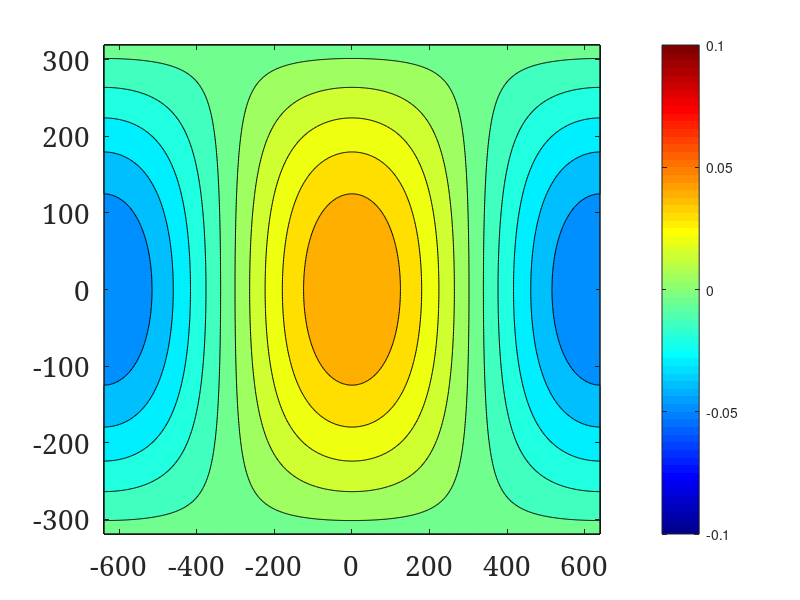
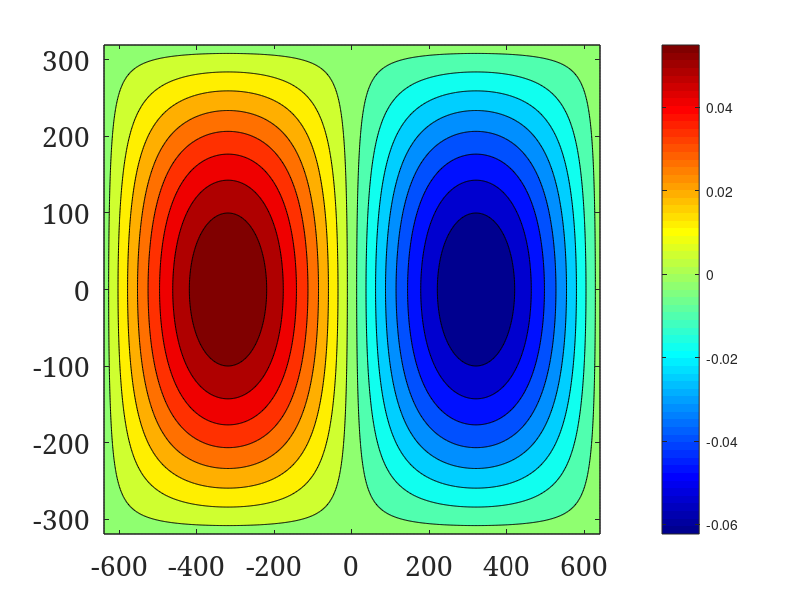

MATLAB code for these plots, in order:


clear;
close all;
clc;
% standing wave case

% define variable
H = 10;
a = 1280; % longth of the bay
b = 640;  % width of the bay
alpha = 0.1;m = 2;n = 1;g = 10; % m/s^2;

% define the domain
xmin = -a/2; xmax = a/2;
ymin = -b/2; ymax = b/2;

% define the BC of the linerized SWE
periodic = 1;

% define the compute grid
%dx = 10; dy = 10; % grid spacing
dx = 2; dy = 2;
M = floor(a/dx); % cell number at x direction
N = floor(b/dy); % cell number at y direction

xe = xmin:dx:xmax; % cell edge at x direction
ye = ymin:dy:ymax; % cell edge at y direction

xc = (xmin+dx/2):dx:(xmax - dx/2); % eta location x
yc = (ymin+dy/2):dy:(ymax - dy/2); % eta locatoin y

xev = xc; % v location x
yev = ye; % v locaiton y

%%  analysis value
cwave = sqrt(g*H);
omega = cwave *sqrt((m*pi/a)^2+(n*pi/b)^2);
Umag = alpha*g*m*pi/(omega*a);
%
t = 1:1:256;
%for n = 1:max(size(t))
for i = 1:length(xe)
    for j = 1:length(yc)
        
        ua(i,j) = Umag*sin(m*pi*xe(i)/a)*cos(n*pi*yc(j)/b)*sin(omega*t(256));
        
    end
end

figure(3)

contourf(xe,yc,ua',16);
colormap jet; shading interp;colorbar;
set(gca,'Fontsize',20,'Fontname','cambria')

%%
n=1;
Vmag = alpha*g*n*pi/omega/a;

t = 1:1:256;

for i = 1:length(xev)
    for j = 1:length(yev)
        
        va(i,j) = Vmag*cos(n*pi*xev(i)/a)*sin(n*pi*yev(j)/b)*sin(omega*t(256));
        
    end
end

figure(2)
contourf(va',10); shading interp;
zlim([-0.1 0.1]);colormap jet;
%title(['t =' num2str(n)])
pause(1/10)

%%

cwave = sqrt(g*H);
omega = cwave *sqrt((m*pi/a)^2+(n*pi/b)^2);

t = 1:1:256;

for i = 1:length(xc)
    for j = 1:length(yc)
        
        etaa(i,j) = alpha*cos(m*pi*xc(i)/a)*cos(n*pi*yc(j)/b)*cos(omega*t(256));
        
    end
end
 

figure(2)
contourf(xc,yc,etaa',10)
shading interp;
%title (['\eta t =' num2str(n)]);
colorbar; colormap jet;caxis([-0.1 0.1])
set(gca,'Fontsize',20,'Fontname','cambria')


